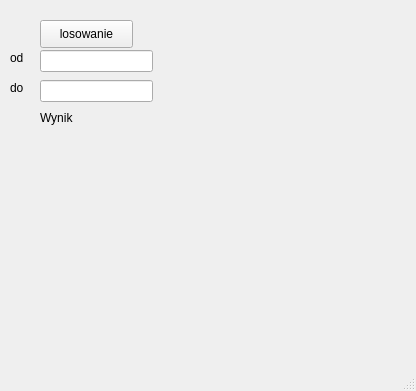
<?xml version="1.0" encoding="UTF-8"?>
<ui version="4.0">
 <class>randomng</class>
 <widget class="QMainWindow" name="randomng">
  <property name="geometry">
   <rect>
    <x>0</x>
    <y>0</y>
    <width>416</width>
    <height>391</height>
   </rect>
  </property>
  <property name="windowTitle">
   <string>randomng</string>
  </property>
  <widget class="QWidget" name="centralwidget">
   <widget class="QPushButton" name="los">
    <property name="geometry">
     <rect>
      <x>40</x>
      <y>20</y>
      <width>93</width>
      <height>28</height>
     </rect>
    </property>
    <property name="text">
     <string>losowanie</string>
    </property>
   </widget>
   <widget class="QLineEdit" name="liczba_min">
    <property name="geometry">
     <rect>
      <x>40</x>
      <y>50</y>
      <width>113</width>
      <height>22</height>
     </rect>
    </property>
   </widget>
   <widget class="QLineEdit" name="liczba_max">
    <property name="geometry">
     <rect>
      <x>40</x>
      <y>80</y>
      <width>113</width>
      <height>22</height>
     </rect>
    </property>
   </widget>
   <widget class="QLabel" name="wynik">
    <property name="geometry">
     <rect>
      <x>40</x>
      <y>130</y>
      <width>55</width>
      <height>16</height>
     </rect>
    </property>
    <property name="text">
     <string/>
    </property>
   </widget>
   <widget class="QLabel" name="label">
    <property name="geometry">
     <rect>
      <x>40</x>
      <y>110</y>
      <width>55</width>
      <height>16</height>
     </rect>
    </property>
    <property name="text">
     <string>Wynik</string>
    </property>
   </widget>
   <widget class="QLabel" name="label_2">
    <property name="geometry">
     <rect>
      <x>10</x>
      <y>50</y>
      <width>55</width>
      <height>16</height>
     </rect>
    </property>
    <property name="text">
     <string>od</string>
    </property>
   </widget>
   <widget class="QLabel" name="label_3">
    <property name="geometry">
     <rect>
      <x>10</x>
      <y>80</y>
      <width>55</width>
      <height>16</height>
     </rect>
    </property>
    <property name="text">
     <string>do</string>
    </property>
   </widget>
  </widget>
  <widget class="QMenuBar" name="menubar">
   <property name="geometry">
    <rect>
     <x>0</x>
     <y>0</y>
     <width>416</width>
     <height>26</height>
    </rect>
   </property>
  </widget>
  <widget class="QStatusBar" name="statusbar"/>
 </widget>
 <resources/>
 <connections/>
</ui>
